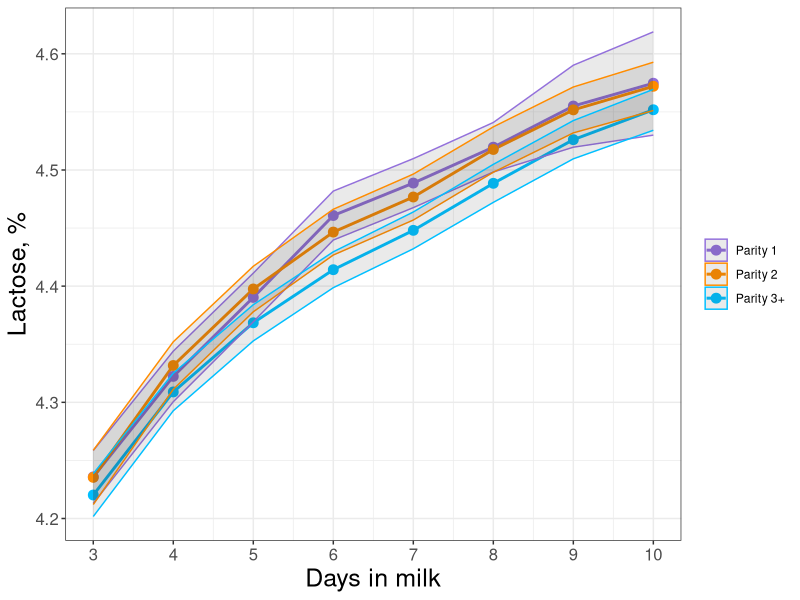
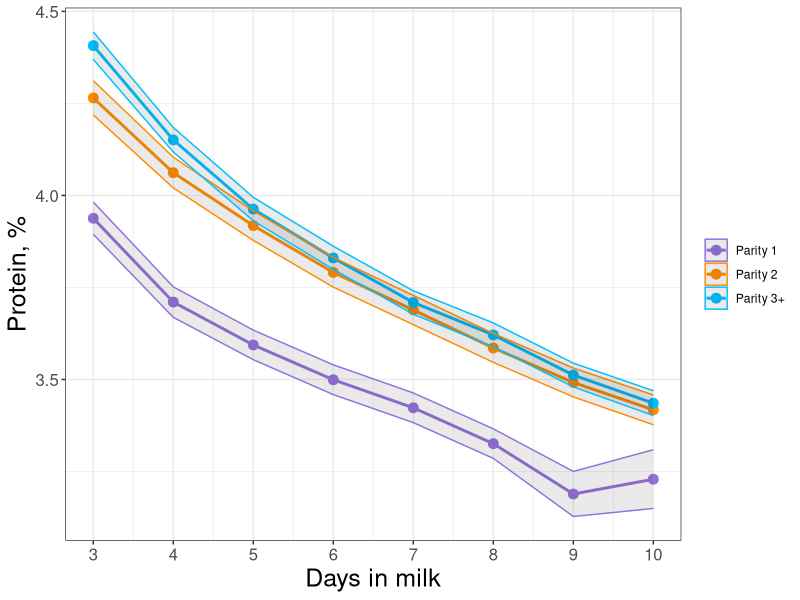
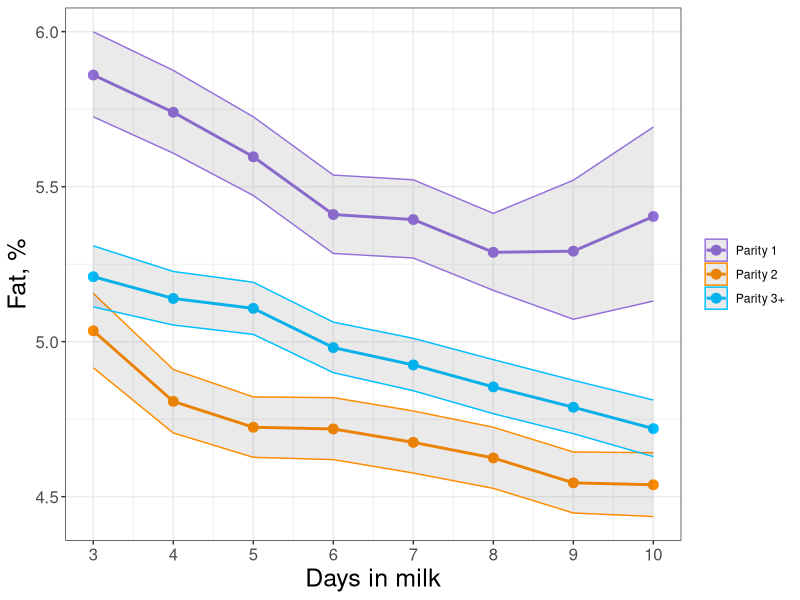
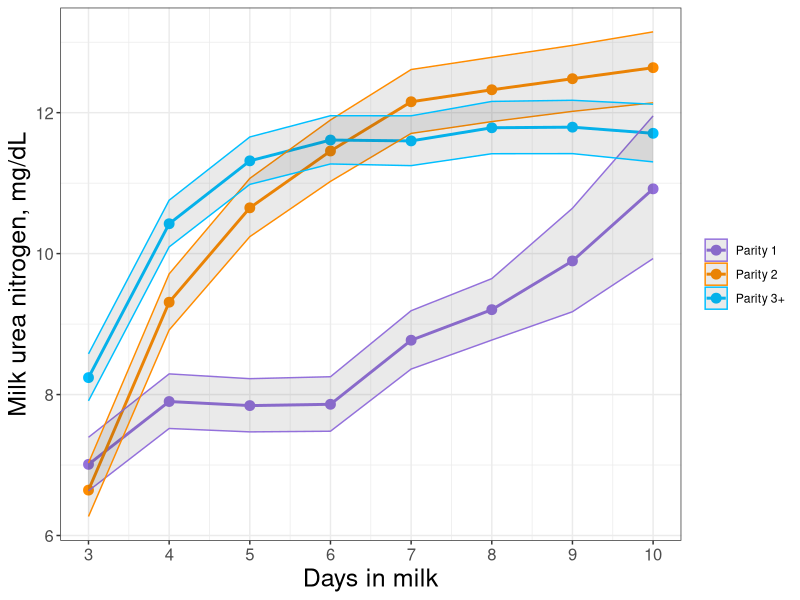
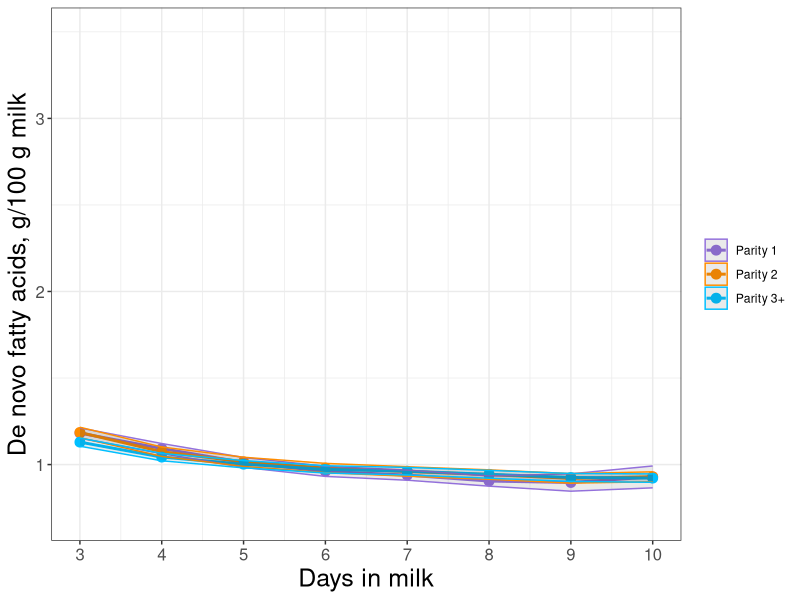
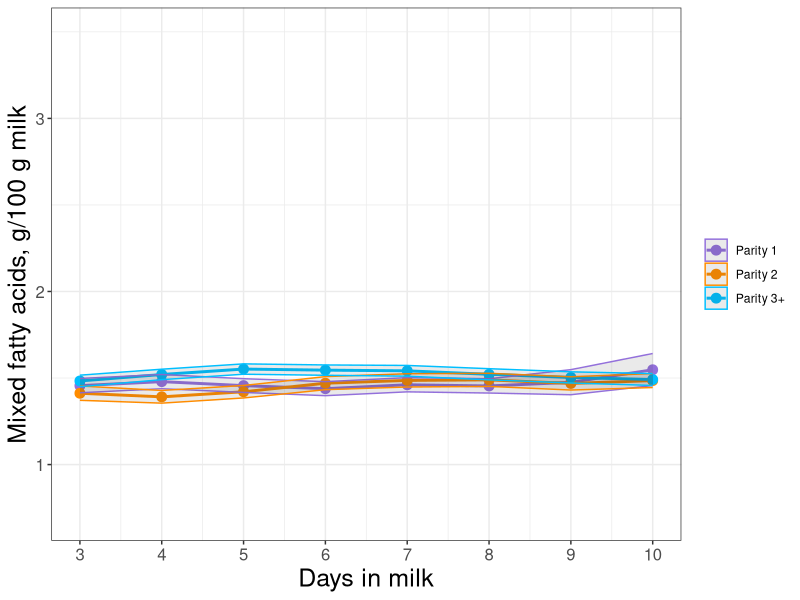
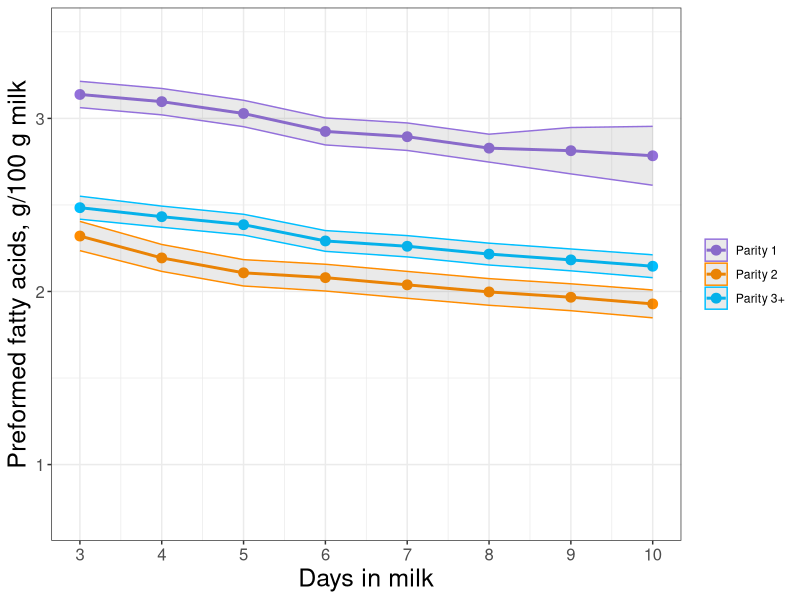
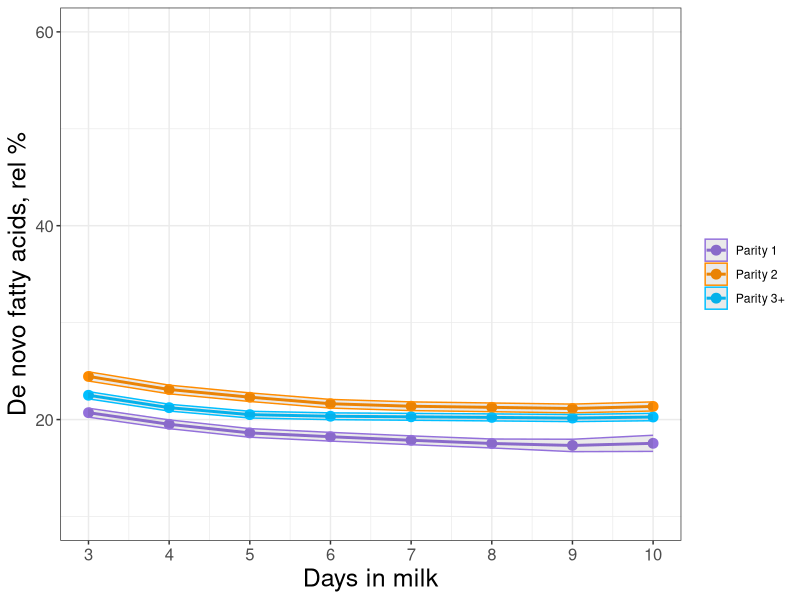

The R source for these figures, in order:
# Plotting least square mean results
library(tidyverse)


# Formatting settings for figures -----------------------------------------
image.width = 8
image.height = 5




# Lactose -----------------------------------------------------------------

lactose = read_csv("figures-and-final-scripts/descriptive-paper/ls-mean-data/ls_lactose.csv") %>% 
  mutate(Estimate = sqrt(Estimate),
         Lower = sqrt(Lower),
         Upper = sqrt(Upper))

lactose$pargrp = as.factor(lactose$pargrp)
levels(lactose$pargrp) = c("Parity 1", "Parity 2", "Parity 3+")

lactose.plot = ggplot(data = lactose, aes(x = dim, y = Estimate, color = pargrp, group = pargrp)) +
  geom_line(size = 1) +
  geom_point(size = 3) +
  geom_ribbon(aes(ymin = lactose$Lower, ymax = lactose$Upper), alpha = 0.1) +
  xlab("Days in milk") + ylab("Lactose, %") + labs(color = NULL) +
  scale_x_continuous(breaks = 3:10) +
  scale_color_manual(values=c("mediumpurple", "darkorange", "deepskyblue1")) +
  theme_bw() +
  theme(axis.text = element_text(size = 12), 
        axis.title = element_text(size=18),
        legend.position = "right")

ggsave(plot = lactose.plot, filename = "figures-and-final-scripts/descriptive-paper/figures/lactose.png", width = image.width, height = image.height)






# Protein -----------------------------------------------------------------

protein = read_csv("figures-and-final-scripts/descriptive-paper/ls-mean-data/ls_protein.csv") %>% 
  mutate(Estimate = Estimate^2,
         Lower = Lower^2,
         Upper = Upper^2)

protein$pargrp = as.factor(protein$pargrp)
levels(protein$pargrp) = c("Parity 1", "Parity 2", "Parity 3+")

protein.plot = ggplot(data = protein, aes(x = dim, y = Estimate, color = pargrp, group = pargrp)) +
  geom_line(size = 1) +
  geom_point(size = 3) +
  geom_ribbon(aes(ymin = protein$Lower, ymax = protein$Upper), alpha = 0.1) +
  xlab("Days in milk") + ylab("Protein, %") + labs(color = NULL) +
  scale_x_continuous(breaks = 3:10) +
  scale_color_manual(values=c("mediumpurple", "darkorange", "deepskyblue1")) +
  theme_bw() +
  theme(axis.text = element_text(size = 12), 
        axis.title = element_text(size=18),
        legend.position = "right")

ggsave(plot = protein.plot, filename = "figures-and-final-scripts/descriptive-paper/figures/protein.png", width = image.width, height = image.height)





# Fat ---------------------------------------------------------------------

fat = read_csv("figures-and-final-scripts/descriptive-paper/ls-mean-data/ls_fat.csv") %>% 
  mutate(Estimate = 10^Estimate,
         Lower = 10^Lower,
         Upper = 10^Upper)

fat$pargrp = as.factor(fat$pargrp)
levels(fat$pargrp) = c("Parity 1", "Parity 2", "Parity 3+")

fat.plot = ggplot(data = fat, aes(x = dim, y = Estimate, color = pargrp, group = pargrp)) +
  geom_line(size = 1) +
  geom_point(size = 3) +
  geom_ribbon(aes(ymin = fat$Lower, ymax = fat$Upper), alpha = 0.1) +
  xlab("Days in milk") + ylab("Fat, %") + labs(color = NULL) +
  scale_x_continuous(breaks = 3:10) +
  scale_color_manual(values=c("mediumpurple", "darkorange", "deepskyblue1")) +
  theme_bw() +
  theme(axis.text = element_text(size = 12), 
        axis.title = element_text(size=18),
        legend.position = "right")

ggsave(plot = fat.plot, filename = "figures-and-final-scripts/descriptive-paper/figures/fat.png", width = image.width, height = image.height)




# MUN ---------------------------------------------------------------------

mun = read_csv("figures-and-final-scripts/descriptive-paper/ls-mean-data/ls_mun.csv") %>% 
  mutate(Estimate = Estimate^2,
         Lower = Lower^2,
         Upper = Upper^2)

mun$pargrp = as.factor(mun$pargrp)
levels(mun$pargrp) = c("Parity 1", "Parity 2", "Parity 3+")

mun.plot = ggplot(data = mun, aes(x = dim, y = Estimate, color = pargrp, group = pargrp)) +
  geom_line(size = 1) +
  geom_point(size = 3) +
  geom_ribbon(aes(ymin = mun$Lower, ymax = mun$Upper), alpha = 0.1) +
  xlab("Days in milk") + ylab("Milk urea nitrogen, mg/dL") + labs(color = NULL) +
  scale_x_continuous(breaks = 3:10) +
  scale_color_manual(values=c("mediumpurple", "darkorange", "deepskyblue1")) +
  theme_bw() +
  theme(axis.text = element_text(size = 12), 
        axis.title = element_text(size=18),
        legend.position = "right")

ggsave(plot = mun.plot, filename = "figures-and-final-scripts/descriptive-paper/figures/mun.png", width = image.width, height = image.height)




# De Novo -----------------------------------------------------------------

denovo = read_csv("figures-and-final-scripts/descriptive-paper/ls-mean-data/ls_denovo.csv")

denovo$pargrp = as.factor(denovo$pargrp)
levels(denovo$pargrp) = c("Parity 1", "Parity 2", "Parity 3+")

denovo.plot = ggplot(data = denovo, aes(x = dim, y = Estimate, color = pargrp, group = pargrp)) +
  geom_line(size = 1) +
  geom_point(size = 3) +
  geom_ribbon(aes(ymin = denovo$Lower, ymax = denovo$Upper), alpha = 0.1) +
  xlab("Days in milk") + ylab("De novo fatty acids, g/100 g milk") + labs(color = NULL) + ylim(0.7,3.5) +
  scale_x_continuous(breaks = 3:10) +
  scale_color_manual(values=c("mediumpurple", "darkorange", "deepskyblue1")) +
  theme_bw() +
  theme(axis.text = element_text(size = 12), 
        axis.title = element_text(size=18),
        legend.position = "right")

ggsave(plot = denovo.plot, filename = "figures-and-final-scripts/descriptive-paper/figures/denovo.png", width = image.width, height = image.height)




# Mixed -------------------------------------------------------------------

mixed = read_csv("figures-and-final-scripts/descriptive-paper/ls-mean-data/ls_mixed.csv") %>% 
  mutate(Estimate = Estimate^2,
         Lower = Lower^2,
         Upper = Upper^2)

mixed$pargrp = as.factor(mixed$pargrp)
levels(mixed$pargrp) = c("Parity 1", "Parity 2", "Parity 3+")

mixed.plot = ggplot(data = mixed, aes(x = dim, y = Estimate, color = pargrp, group = pargrp)) +
  geom_line(size = 1) +
  geom_point(size = 3) +
  geom_ribbon(aes(ymin = mixed$Lower, ymax = mixed$Upper), alpha = 0.1) +
  xlab("Days in milk") + ylab("Mixed fatty acids, g/100 g milk") + labs(color = NULL) + ylim(0.7,3.5) +
  scale_x_continuous(breaks = 3:10) +
  scale_color_manual(values=c("mediumpurple", "darkorange", "deepskyblue1")) +
  theme_bw() +
  theme(axis.text = element_text(size = 12), 
        axis.title = element_text(size=18),
        legend.position = "right")

ggsave(plot = mixed.plot, filename = "figures-and-final-scripts/descriptive-paper/figures/mixed.png", width = image.width, height = image.height)




# Preformed ---------------------------------------------------------------

preformed = read_csv("figures-and-final-scripts/descriptive-paper/ls-mean-data/ls_preformed.csv")

preformed$pargrp = as.factor(preformed$pargrp)
levels(preformed$pargrp) = c("Parity 1", "Parity 2", "Parity 3+")

preformed.plot = ggplot(data = preformed, aes(x = dim, y = Estimate, color = pargrp, group = pargrp)) +
  geom_line(size = 1) +
  geom_point(size = 3) +
  geom_ribbon(aes(ymin = preformed$Lower, ymax = preformed$Upper), alpha = 0.1) +
  xlab("Days in milk") + ylab("Preformed fatty acids, g/100 g milk") + labs(color = NULL) + ylim(0.7,3.5) +
  scale_x_continuous(breaks = 3:10) +
  scale_color_manual(values=c("mediumpurple", "darkorange", "deepskyblue1")) +
  theme_bw() +
  theme(axis.text = element_text(size = 12), 
        axis.title = element_text(size=18),
        legend.position = "right")

ggsave(plot = preformed.plot, filename = "figures-and-final-scripts/descriptive-paper/figures/preformed.png", width = image.width, height = image.height)




# Rel De Novo -------------------------------------------------------------

reldenovo = read_csv("figures-and-final-scripts/descriptive-paper/ls-mean-data/ls_reldenovo.csv")

reldenovo$pargrp = as.factor(reldenovo$pargrp)
levels(reldenovo$pargrp) = c("Parity 1", "Parity 2", "Parity 3+")

reldenovo.plot = ggplot(data = reldenovo, aes(x = dim, y = Estimate, color = pargrp, group = pargrp)) +
  geom_line(size = 1) +
  geom_point(size = 3) +
  geom_ribbon(aes(ymin = reldenovo$Lower, ymax = reldenovo$Upper), alpha = 0.1) +
  xlab("Days in milk") + ylab("De novo fatty acids, rel %") + labs(color = NULL) + ylim(10,60) +
  scale_x_continuous(breaks = 3:10) +
  scale_color_manual(values=c("mediumpurple", "darkorange", "deepskyblue1")) +
  theme_bw() +
  theme(axis.text = element_text(size = 12), 
        axis.title = element_text(size=18),
        legend.position = "right")

ggsave(plot = reldenovo.plot, filename = "figures-and-final-scripts/descriptive-paper/figures/rel-denovo.png", width = image.width, height = image.height)




# Rel Mixed ---------------------------------------------------------------

relmixed = read_csv("figures-and-final-scripts/descriptive-paper/ls-mean-data/ls_relmixed.csv") %>% 
  mutate(Estimate = Estimate^2,
         Lower = Lower^2,
         Upper = Upper^2)

relmixed$pargrp = as.factor(relmixed$pargrp)
levels(relmixed$pargrp) = c("Parity 1", "Parity 2", "Parity 3+")

relmixed.plot = ggplot(data = relmixed, aes(x = dim, y = Estimate, color = pargrp, group = pargrp)) +
  geom_line(size = 1) +
  geom_point(size = 3) +
  geom_ribbon(aes(ymin = relmixed$Lower, ymax = relmixed$Upper), alpha = 0.1) +
  xlab("Days in milk") + ylab("Mixed fatty acids, rel %") + labs(color = NULL) + ylim(10,60) +
  scale_x_continuous(breaks = 3:10) +
  scale_color_manual(values=c("mediumpurple", "darkorange", "deepskyblue1")) +
  theme_bw() +
  theme(axis.text = element_text(size = 12), 
        axis.title = element_text(size=18),
        legend.position = "right")

ggsave(plot = relmixed.plot, filename = "figures-and-final-scripts/descriptive-paper/figures/rel-mixed.png", width = image.width, height = image.height)




# Rel Preformed -----------------------------------------------------------

relpreformed = read_csv("figures-and-final-scripts/descriptive-paper/ls-mean-data/ls_relpreformed.csv") %>% 
  mutate(Estimate = Estimate^2,
         Lower = Lower^2,
         Upper = Upper^2)

relpreformed$pargrp = as.factor(relpreformed$pargrp)
levels(relpreformed$pargrp) = c("Parity 1", "Parity 2", "Parity 3+")

relpreformed.plot = ggplot(data = relpreformed, aes(x = dim, y = Estimate, color = pargrp, group = pargrp)) +
  geom_line(size = 1) +
  geom_point(size = 3) +
  geom_ribbon(aes(ymin = relpreformed$Lower, ymax = relpreformed$Upper), alpha = 0.1) +
  xlab("Days in milk") + ylab("Preformed fatty acids, rel %") + labs(color = NULL) + ylim(10,60) +
  scale_x_continuous(breaks = 3:10) +
  scale_color_manual(values=c("mediumpurple", "darkorange", "deepskyblue1")) +
  theme_bw() +
  theme(axis.text = element_text(size = 12), 
        axis.title = element_text(size=18),
        legend.position = "right")

ggsave(plot = relpreformed.plot, filename = "figures-and-final-scripts/descriptive-paper/figures/rel-preformed.png", width = image.width, height = image.height)




# C160 --------------------------------------------------------------------

c160 = read_csv("figures-and-final-scripts/descriptive-paper/ls-mean-data/ls_c160.csv") %>% 
  mutate(Estimate = Estimate^2,
         Lower = Lower^2,
         Upper = Upper^2)

c160$pargrp = as.factor(c160$pargrp)
levels(c160$pargrp) = c("Parity 1", "Parity 2", "Parity 3+")

c160.plot = ggplot(data = c160, aes(x = dim, y = Estimate, color = pargrp, group = pargrp)) +
  geom_line(size = 1) +
  geom_point(size = 3) +
  geom_ribbon(aes(ymin = c160$Lower, ymax = c160$Upper), alpha = 0.1) +
  xlab("Days in milk") + ylab("C16:0, g/100 g milk") + labs(color = NULL) + ylim(0.4,1.8) +
  scale_x_continuous(breaks = 3:10) +
  scale_color_manual(values=c("mediumpurple", "darkorange", "deepskyblue1")) +
  theme_bw() +
  theme(axis.text = element_text(size = 12), 
        axis.title = element_text(size=18),
        legend.position = "right")

ggsave(plot = c160.plot, filename = "figures-and-final-scripts/descriptive-paper/figures/c160.png", width = image.width, height = image.height)




# C180 --------------------------------------------------------------------

c180 = read_csv("figures-and-final-scripts/descriptive-paper/ls-mean-data/ls_c180.csv") %>% 
  mutate(Estimate = Estimate^2,
         Lower = Lower^2,
         Upper = Upper^2)

c180$pargrp = as.factor(c180$pargrp)
levels(c180$pargrp) = c("Parity 1", "Parity 2", "Parity 3+")

c180.plot = ggplot(data = c180, aes(x = dim, y = Estimate, color = pargrp, group = pargrp)) +
  geom_line(size = 1) +
  geom_point(size = 3) +
  geom_ribbon(aes(ymin = c180$Lower, ymax = c180$Upper), alpha = 0.1) +
  xlab("Days in milk") + ylab("C18:0, g/100 g milk") + labs(color = NULL) + ylim(0.4,1.8) +
  scale_x_continuous(breaks = 3:10) +
  scale_color_manual(values=c("mediumpurple", "darkorange", "deepskyblue1")) +
  theme_bw() +
  theme(axis.text = element_text(size = 12), 
        axis.title = element_text(size=18),
        legend.position = "right")

ggsave(plot = c180.plot, filename = "figures-and-final-scripts/descriptive-paper/figures/c180.png", width = image.width, height = image.height)



# C181c9 ------------------------------------------------------------------

c181c9 = read_csv("figures-and-final-scripts/descriptive-paper/ls-mean-data/ls_c181c9.csv") %>% 
  mutate(Estimate = Estimate^2,
         Lower = Lower^2,
         Upper = Upper^2)

c181c9$pargrp = as.factor(c181c9$pargrp)
levels(c181c9$pargrp) = c("Parity 1", "Parity 2", "Parity 3+")

c181c9.plot = ggplot(data = c181c9, aes(x = dim, y = Estimate, color = pargrp, group = pargrp)) +
  geom_line(size = 1) +
  geom_point(size = 3) +
  geom_ribbon(aes(ymin = c181c9$Lower, ymax = c181c9$Upper), alpha = 0.1) +
  xlab("Days in milk") + ylab("C18:1 cis-9, g/100 g milk") + labs(color = NULL) + ylim(0.4,1.8) +
  scale_x_continuous(breaks = 3:10) +
  scale_color_manual(values=c("mediumpurple", "darkorange", "deepskyblue1")) +
  theme_bw() +
  theme(axis.text = element_text(size = 12), 
        axis.title = element_text(size=18),
        legend.position = "right")

ggsave(plot = c181c9.plot, filename = "figures-and-final-scripts/descriptive-paper/figures/c181c9.png", width = image.width, height = image.height)




# Acetone -----------------------------------------------------------------

acetone = read_csv("figures-and-final-scripts/descriptive-paper/ls-mean-data/ls_acetone.csv")

acetone$pargrp = as.factor(acetone$pargrp)
levels(acetone$pargrp) = c("Parity 1", "Parity 2", "Parity 3+")

acetone.plot = ggplot(data = acetone, aes(x = dim, y = Estimate, color = pargrp, group = pargrp)) +
  geom_line(size = 1) +
  geom_point(size = 3) +
  geom_ribbon(aes(ymin = acetone$Lower, ymax = acetone$Upper), alpha = 0.1) +
  xlab("Days in milk") + ylab("mACE, mmol/L") + labs(color = NULL) +
  scale_x_continuous(breaks = 3:10) +
  scale_color_manual(values=c("mediumpurple", "darkorange", "deepskyblue1")) +
  theme_bw() +
  theme(axis.text = element_text(size = 12), 
        axis.title = element_text(size=18),
        legend.position = "right")

ggsave(plot = acetone.plot, filename = "figures-and-final-scripts/descriptive-paper/figures/acetone.png", width = image.width, height = image.height)




# BHB ---------------------------------------------------------------------

bhb = read_csv("figures-and-final-scripts/descriptive-paper/ls-mean-data/ls_bhb.csv")

bhb$pargrp = as.factor(bhb$pargrp)
levels(bhb$pargrp) = c("Parity 1", "Parity 2", "Parity 3+")

bhb.plot = ggplot(data = bhb, aes(x = dim, y = Estimate, color = pargrp, group = pargrp)) +
  geom_line(size = 1) +
  geom_point(size = 3) +
  geom_ribbon(aes(ymin = bhb$Lower, ymax = bhb$Upper), alpha = 0.1) +
  xlab("Days in milk") + ylab("mBHB, mmol/L") + labs(color = NULL) +
  scale_x_continuous(breaks = 3:10) +
  scale_color_manual(values=c("mediumpurple", "darkorange", "deepskyblue1")) +
  theme_bw() +
  theme(axis.text = element_text(size = 12), 
        axis.title = element_text(size=18),
        legend.position = "right")

ggsave(plot = bhb.plot, filename = "figures-and-final-scripts/descriptive-paper/figures/bhb.png", width = image.width, height = image.height)




# NEFA --------------------------------------------------------------------

nefa = read_csv("figures-and-final-scripts/descriptive-paper/ls-mean-data/ls_nefa.csv") %>% 
  mutate(Estimate = Estimate/1000,
         Lower = Lower/1000,
         Upper = Upper/1000)

nefa$pargrp = as.factor(nefa$pargrp)
levels(nefa$pargrp) = c("Parity 1", "Parity 2", "Parity 3+")

nefa.plot = ggplot(data = nefa, aes(x = dim, y = Estimate, color = pargrp, group = pargrp)) +
  geom_line(size = 1) +
  geom_point(size = 3) +
  geom_ribbon(aes(ymin = nefa$Lower, ymax = nefa$Upper), alpha = 0.1) +
  xlab("Days in milk") + ylab("mpbNEFA, mmol/L") + labs(color = NULL) +
  scale_x_continuous(breaks = 3:10) +
  scale_color_manual(values=c("mediumpurple", "darkorange", "deepskyblue1")) +
  theme_bw() +
  theme(axis.text = element_text(size = 12), 
        axis.title = element_text(size=18),
        legend.position = "right")

ggsave(plot = nefa.plot, filename = "figures-and-final-scripts/descriptive-paper/figures/nefa.png", width = image.width, height = image.height)


